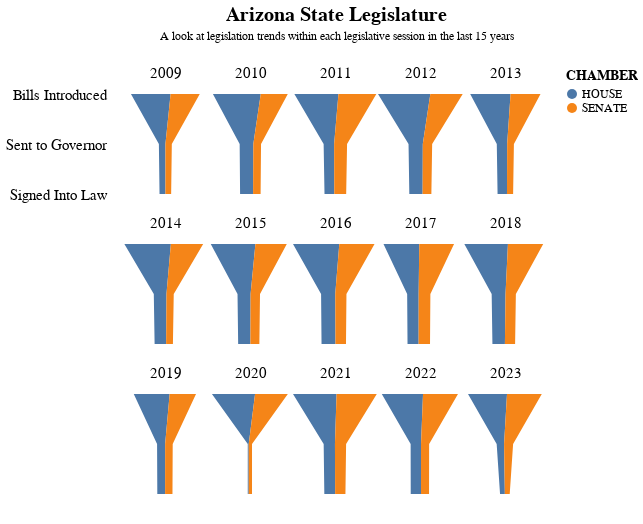

Notebook code for this chart:
### Code cell
alt.vconcat(funnel1, funnel2, funnel3, spacing=-200).configure_view(
stroke=None).configure_legend(
labelFontSize=12,
titleFontSize=14
).display(
    scaleFactor=3
)

### Figure 1 — Vega-Lite specification as saved in the notebook (floating-point values rounded to 4 significant figures)
{"config": {"view": {"continuousWidth": 300, "continuousHeight": 300, "stroke": null}, "legend": {"labelFontSize": 12, "titleFontSize": 14}}, "vconcat": [{"data": {"name": "data-bff81da34f2b0982df6d8781114d3261"}, "mark": {"type": "area"}, "encoding": {"color": {"field": "CHAMBER", "type": "nominal"}, "column": {"field": "YEAR", "header": {"labelFontSize": 15, "labelPadding": -12}, "spacing": 0, "title": "", "type": "quantitative"}, "x": {"axis": null, "field": "BILL_COUNT", "stack": "center", "type": "quantitative"}, "y": {"axis": {"domain": false, "grid": false, "labelFont": "Arial", "labelFontSize": 15, "offset": 15, "ticks": false, "title": ""}, "field": "STATUS", "sort": "ascending", "type": "nominal"}}, "height": 150, "title": {"text": "Arizona State Legislature", "anchor": "middle", "color": "black", "dx": 60, "dy": -20, "fontSize": 20, "subtitle": "A look at legislation trends within each legislative session in the last 15 years", "subtitlePadding": 6}, "width": 85}, {"data": {"name": "data-10024e532b31078a46dda2c67ed5077a"}, "mark": {"type": "area"}, "encoding": {"color": {"field": "CHAMBER", "type": "nominal"}, "column": {"field": "YEAR", "header": {"labelFontSize": 15, "labelPadding": -12}, "spacing": 0, "title": "", "type": "quantitative"}, "x": {"axis": null, "field": "BILL_COUNT", "stack": "center", "type": "quantitative"}, "y": {"axis": {"domain": false, "grid": false, "labels": false, "ticks": false, "title": ""}, "field": "STATUS", "sort": "ascending", "type": "nominal"}}, "height": 150, "width": 85}, {"data": {"name": "data-1aae18c911044652c0a8abb8f740375c"}, "mark": {"type": "area"}, "encoding": {"color": {"field": "CHAMBER", "type": "nominal"}, "column": {"field": "YEAR", "header": {"labelFontSize": 15, "labelPadding": -12}, "spacing": 0, "title": "", "type": "quantitative"}, "x": {"axis": null, "field": "BILL_COUNT", "stack": "center", "type": "quantitative"}, "y": {"axis": {"domain": false, "grid": false, "labels": false, "ticks": false, "title": ""}, "field": "STATUS", "sort": "ascending", "type": "nominal"}}, "height": 150, "width": 85}], "spacing": -200, "$schema": "https://vega.github.io/schema/vega-lite/v5.8.0.json", "datasets": {"data-bff81da34f2b0982df6d8781114d3261": [{"STATUS": "Bills Introduced ", "YEAR": 2013.0, "CHAMBER": "HOUSE", "BILL_COUNT": 665.0}, {"STATUS": "Sent to Governor", "YEAR": 2013.0, "CHAMBER": "HOUSE", "BILL_COUNT": 171.0}, {"STATUS": "Signed Into Law", "YEAR": 2013.0, "CHAMBER": "HOUSE", "BILL_COUNT": 155.0}, {"STATUS": "Bills Introduced ", "YEAR": 2012.0, "CHAMBER": "HOUSE", "BILL_COUNT": 862.0}, {"STATUS": "Sent to Governor", "YEAR": 2012.0, "CHAMBER": "HOUSE", "BILL_COUNT": 235.0}, {"STATUS": "Signed Into Law", "YEAR": 2012.0, "CHAMBER": "HOUSE", "BILL_COUNT": 219.0}, {"STATUS": "Bills Introduced ", "YEAR": 2011.0, "CHAMBER": "HOUSE", "BILL_COUNT": 726.0}, {"STATUS": "Sent to Governor", "YEAR": 2011.0, "CHAMBER": "HOUSE", "BILL_COUNT": 173.0}, {"STATUS": "Signed Into Law", "YEAR": 2011.0, "CHAMBER": "HOUSE", "BILL_COUNT": 161.0}, {"STATUS": "Bills Introduced ", "YEAR": 2010.0, "CHAMBER": "HOUSE", "BILL_COUNT": 788.0}, {"STATUS": "Sent to Governor", "YEAR": 2010.0, "CHAMBER": "HOUSE", "BILL_COUNT": 225.0}, {"STATUS": "Signed Into Law", "YEAR": 2010.0, "CHAMBER": "HOUSE", "BILL_COUNT": 214.0}, {"STATUS": "Bills Introduced ", "YEAR": 2009.0, "CHAMBER": "HOUSE", "BILL_COUNT": 653.0}, {"STATUS": "Sent to Governor", "YEAR": 2009.0, "CHAMBER": "HOUSE", "BILL_COUNT": 108.0}, {"STATUS": "Signed Into Law", "YEAR": 2009.0, "CHAMBER": "HOUSE", "BILL_COUNT": 97.0}, {"STATUS": "Bills Introduced ", "YEAR": 2013.0, "CHAMBER": "SENATE", "BILL_COUNT": 493.0}, {"STATUS": "Sent to Governor", "YEAR": 2013.0, "CHAMBER": "SENATE", "BILL_COUNT": 111.0}, {"STATUS": "Signed Into Law", "YEAR": 2013.0, "CHAMBER": "SENATE", "BILL_COUNT": 101.0}, {"STATUS": "Bills Introduced ", "YEAR": 2012.0, "CHAMBER": "SENATE", "BILL_COUNT": 533.0}, {"STATUS": "Sent to Governor", "YEAR": 2012.0, "CHAMBER": "SENATE", "BILL_COUNT": 154.0}, {"STATUS": "Signed Into Law", "YEAR": 2012.0, "CHAMBER": "SENATE", "BILL_COUNT": 144.0}, {"STATUS": "Bills Introduced ", "YEAR": 2011.0, "CHAMBER": "SENATE", "BILL_COUNT": 624.0}, {"STATUS": "Sent to Governor", "YEAR": 2011.0, "CHAMBER": "SENATE", "BILL_COUNT": 213.0}, {"STATUS": "Signed Into Law", "YEAR": 2011.0, "CHAMBER": "SENATE", "BILL_COUNT": 196.0}, {"STATUS": "Bills Introduced ", "YEAR": 2010.0, "CHAMBER": "SENATE", "BILL_COUNT": 445.0}, {"STATUS": "Sent to Governor", "YEAR": 2010.0, "CHAMBER": "SENATE", "BILL_COUNT": 127.0}, {"STATUS": "Signed Into Law", "YEAR": 2010.0, "CHAMBER": "SENATE", "BILL_COUNT": 124.0}, {"STATUS": "Bills Introduced ", "YEAR": 2009.0, "CHAMBER": "SENATE", "BILL_COUNT": 480.0}, {"STATUS": "Sent to Governor", "YEAR": 2009.0, "CHAMBER": "SENATE", "BILL_COUNT": 105.0}, {"STATUS": "Signed Into Law", "YEAR": 2009.0, "CHAMBER": "SENATE", "BILL_COUNT": 94.0}], "data-10024e532b31078a46dda2c67ed5077a": [{"STATUS": "Bills Introduced ", "YEAR": 2018.0, "CHAMBER": "HOUSE", "BILL_COUNT": 667.0}, {"STATUS": "Sent to Governor", "YEAR": 2018.0, "CHAMBER": "HOUSE", "BILL_COUNT": 212.0}, {"STATUS": "Signed Into Law", "YEAR": 2018.0, "CHAMBER": "HOUSE", "BILL_COUNT": 191.0}, {"STATUS": "Bills Introduced ", "YEAR": 2017.0, "CHAMBER": "HOUSE", "BILL_COUNT": 547.0}, {"STATUS": "Sent to Governor", "YEAR": 2017.0, "CHAMBER": "HOUSE", "BILL_COUNT": 176.0}, {"STATUS": "Signed Into Law", "YEAR": 2017.0, "CHAMBER": "HOUSE", "BILL_COUNT": 170.0}, {"STATUS": "Bills Introduced ", "YEAR": 2016.0, "CHAMBER": "HOUSE", "BILL_COUNT": 708.0}, {"STATUS": "Sent to Governor", "YEAR": 2016.0, "CHAMBER": "HOUSE", "BILL_COUNT": 217.0}, {"STATUS": "Signed Into Law", "YEAR": 2016.0, "CHAMBER": "HOUSE", "BILL_COUNT": 213.0}, {"STATUS": "Bills Introduced ", "YEAR": 2015.0, "CHAMBER": "HOUSE", "BILL_COUNT": 683.0}, {"STATUS": "Sent to Governor", "YEAR": 2015.0, "CHAMBER": "HOUSE", "BILL_COUNT": 200.0}, {"STATUS": "Signed Into Law", "YEAR": 2015.0, "CHAMBER": "HOUSE", "BILL_COUNT": 187.0}, {"STATUS": "Bills Introduced ", "YEAR": 2014.0, "CHAMBER": "HOUSE", "BILL_COUNT": 711.0}, {"STATUS": "Sent to Governor", "YEAR": 2014.0, "CHAMBER": "HOUSE", "BILL_COUNT": 194.0}, {"STATUS": "Signed Into Law", "YEAR": 2014.0, "CHAMBER": "HOUSE", "BILL_COUNT": 176.0}, {"STATUS": "Bills Introduced ", "YEAR": 2018.0, "CHAMBER": "SENATE", "BILL_COUNT": 539.0}, {"STATUS": "Sent to Governor", "YEAR": 2018.0, "CHAMBER": "SENATE", "BILL_COUNT": 158.0}, {"STATUS": "Signed Into Law", "YEAR": 2018.0, "CHAMBER": "SENATE", "BILL_COUNT": 156.0}, {"STATUS": "Bills Introduced ", "YEAR": 2017.0, "CHAMBER": "SENATE", "BILL_COUNT": 532.0}, {"STATUS": "Sent to Governor", "YEAR": 2017.0, "CHAMBER": "SENATE", "BILL_COUNT": 179.0}, {"STATUS": "Signed Into Law", "YEAR": 2017.0, "CHAMBER": "SENATE", "BILL_COUNT": 174.0}, {"STATUS": "Bills Introduced ", "YEAR": 2016.0, "CHAMBER": "SENATE", "BILL_COUNT": 539.0}, {"STATUS": "Sent to Governor", "YEAR": 2016.0, "CHAMBER": "SENATE", "BILL_COUNT": 171.0}, {"STATUS": "Signed Into Law", "YEAR": 2016.0, "CHAMBER": "SENATE", "BILL_COUNT": 161.0}, {"STATUS": "Bills Introduced ", "YEAR": 2015.0, "CHAMBER": "SENATE", "BILL_COUNT": 480.0}, {"STATUS": "Sent to Governor", "YEAR": 2015.0, "CHAMBER": "SENATE", "BILL_COUNT": 144.0}, {"STATUS": "Signed Into Law", "YEAR": 2015.0, "CHAMBER": "SENATE", "BILL_COUNT": 137.0}, {"STATUS": "Bills Introduced ", "YEAR": 2014.0, "CHAMBER": "SENATE", "BILL_COUNT": 494.0}, {"STATUS": "Sent to Governor", "YEAR": 2014.0, "CHAMBER": "SENATE", "BILL_COUNT": 111.0}, {"STATUS": "Signed Into Law", "YEAR": 2014.0, "CHAMBER": "SENATE", "BILL_COUNT": 104.0}], "data-1aae18c911044652c0a8abb8f740375c": [{"STATUS": "Bills Introduced ", "YEAR": 2023.0, "CHAMBER": "HOUSE", "BILL_COUNT": 826.0}, {"STATUS": "Sent to Governor", "YEAR": 2023.0, "CHAMBER": "HOUSE", "BILL_COUNT": 157.0}, {"STATUS": "Signed Into Law", "YEAR": 2023.0, "CHAMBER": "HOUSE", "BILL_COUNT": 102.0}, {"STATUS": "Bills Introduced ", "YEAR": 2022.0, "CHAMBER": "HOUSE", "BILL_COUNT": 873.0}, {"STATUS": "Sent to Governor", "YEAR": 2022.0, "CHAMBER": "HOUSE", "BILL_COUNT": 220.0}, {"STATUS": "Signed Into Law", "YEAR": 2022.0, "CHAMBER": "HOUSE", "BILL_COUNT": 218.0}, {"STATUS": "Bills Introduced ", "YEAR": 2021.0, "CHAMBER": "HOUSE", "BILL_COUNT": 923.0}, {"STATUS": "Sent to Governor", "YEAR": 2021.0, "CHAMBER": "HOUSE", "BILL_COUNT": 239.0}, {"STATUS": "Signed Into Law", "YEAR": 2021.0, "CHAMBER": "HOUSE", "BILL_COUNT": 229.0}, {"STATUS": "Bills Introduced ", "YEAR": 2020.0, "CHAMBER": "HOUSE", "BILL_COUNT": 913.0}, {"STATUS": "Sent to Governor", "YEAR": 2020.0, "CHAMBER": "HOUSE", "BILL_COUNT": 21.0}, {"STATUS": "Signed Into Law", "YEAR": 2020.0, "CHAMBER": "HOUSE", "BILL_COUNT": 21.0}, {"STATUS": "Bills Introduced ", "YEAR": 2019.0, "CHAMBER": "HOUSE", "BILL_COUNT": 760.0}, {"STATUS": "Sent to Governor", "YEAR": 2019.0, "CHAMBER": "HOUSE", "BILL_COUNT": 171.0}, {"STATUS": "Signed Into Law", "YEAR": 2019.0, "CHAMBER": "HOUSE", "BILL_COUNT": 165.0}, {"STATUS": "Bills Introduced ", "YEAR": 2023.0, "CHAMBER": "SENATE", "BILL_COUNT": 736.0}, {"STATUS": "Sent to Governor", "YEAR": 2023.0, "CHAMBER": "SENATE", "BILL_COUNT": 191.0}, {"STATUS": "Signed Into Law", "YEAR": 2023.0, "CHAMBER": "SENATE", "BILL_COUNT": 103.0}, {"STATUS": "Bills Introduced ", "YEAR": 2022.0, "CHAMBER": "SENATE", "BILL_COUNT": 740.0}, {"STATUS": "Sent to Governor", "YEAR": 2022.0, "CHAMBER": "SENATE", "BILL_COUNT": 172.0}, {"STATUS": "Signed Into Law", "YEAR": 2022.0, "CHAMBER": "SENATE", "BILL_COUNT": 170.0}, {"STATUS": "Bills Introduced ", "YEAR": 2021.0, "CHAMBER": "SENATE", "BILL_COUNT": 851.0}, {"STATUS": "Sent to Governor", "YEAR": 2021.0, "CHAMBER": "SENATE", "BILL_COUNT": 236.0}, {"STATUS": "Signed Into Law", "YEAR": 2021.0, "CHAMBER": "SENATE", "BILL_COUNT": 218.0}, {"STATUS": "Bills Introduced ", "YEAR": 2020.0, "CHAMBER": "SENATE", "BILL_COUNT": 694.0}, {"STATUS": "Sent to Governor", "YEAR": 2020.0, "CHAMBER": "SENATE", "BILL_COUNT": 69.0}, {"STATUS": "Signed Into Law", "YEAR": 2020.0, "CHAMBER": "SENATE", "BILL_COUNT": 69.0}, {"STATUS": "Bills Introduced ", "YEAR": 2019.0, "CHAMBER": "SENATE", "BILL_COUNT": 558.0}, {"STATUS": "Sent to Governor", "YEAR": 2019.0, "CHAMBER": "SENATE", "BILL_COUNT": 160.0}, {"STATUS": "Signed Into Law", "YEAR": 2019.0, "CHAMBER": "SENATE", "BILL_COUNT": 156.0}]}}
